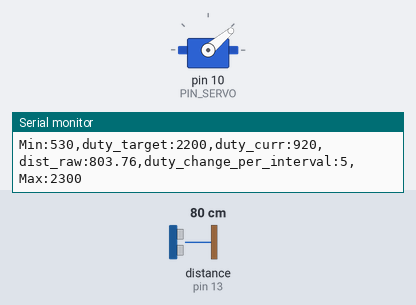
A sketch run on a simulated Arduino Uno, built with avr-gcc and run on an emulated ATmega328P. Shown: servo, the last lines printed to the serial monitor. Wiring (inferred from the names in the program): ultrasonic range finder: trigger pin 12; echo pin 13. The test bench sets the inputs (shaded band); at power-on: distance to the obstacle (sensor on pin 13) 80 cm. The echo pulse lasts 58.3 µs per cm.

Above: at 1.2 s.
1.3 s: distance to the obstacle (sensor on pin 13) set to 120 cm
At 2.74 s:
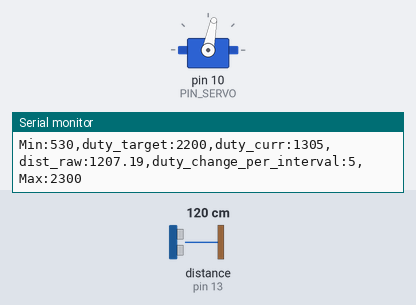
4.3 s: distance to the obstacle (sensor on pin 13) set to 250 cm
At 4.66 s:
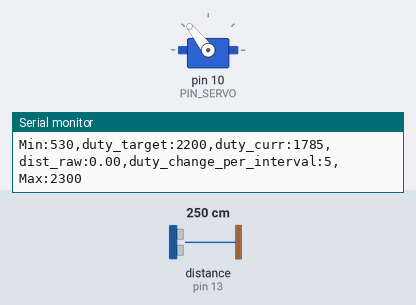
Timing chart, 0 to 13.3 s (numbered marks = the images above; inputs shaded):
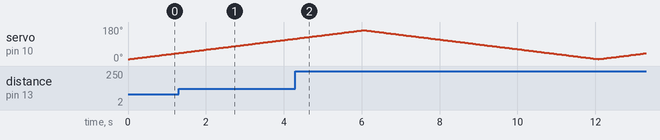

The sketch:

13_example_1.ino
```cpp
#include <Servo.h>

// Arduino pin assignment
#define PIN_TRIG  12  // sonar sensor TRIGGER
#define PIN_ECHO  13  // sonar sensor ECHO
#define PIN_SERVO 10

// configurable parameters for sonar
#define SND_VEL 346.0     // sound velocity at 24 celsius degree (unit: m/sec)
#define PULSE_DURATION 10 // ultra-sound Pulse Duration (unit: usec)
#define _DIST_MIN 180.0   // minimum distance to be measured (unit: mm)
#define _DIST_MAX 360.0   // maximum distance to be measured (unit: mm)

#define TIMEOUT ((INTERVAL / 2) * 1000.0) // maximum echo waiting time (unit: usec)
#define SCALE (0.001 * 0.5 * SND_VEL) // coefficent to convert duration to distance

// configurable parameters for Servo
#define _DUTY_MIN 530  // servo full clock-wise position (0 degree)
#define _DUTY_NEU 1500 // servo neutral position (90 degree)
#define _DUTY_MAX 2300 // servo full counter-clockwise position (180 degree)

#define _POS_START (_DUTY_MIN + 100)    // servo start position
#define _POS_END   (_DUTY_MAX - 100)    // servo end position

#define _SERVO_SPEED 30 // servo angular speed (unit: degree/sec)

// Loop Interval
#define INTERVAL 20     // servo update interval (unit: msec)  <- 10, 20, 100, 5, 2, 1 로 바꿔가며 관찰

// global variables
unsigned long last_sampling_time; // unit: msec

Servo myservo;

int duty_change_per_interval; // maximum duty difference per interval
int duty_target;    // Target duty time
int duty_curr;      // Current duty time

int toggle_interval, toggle_interval_cnt;

void setup() {
  // initialize GPIO pins
  pinMode(PIN_TRIG, OUTPUT);  // sonar TRIGGER
  pinMode(PIN_ECHO, INPUT);   // sonar ECHO
  digitalWrite(PIN_TRIG, LOW);  // turn-off Sonar

  myservo.attach(PIN_SERVO, _DUTY_MIN, _DUTY_MAX);

  duty_target = duty_curr = _POS_START;
  myservo.writeMicroseconds(duty_curr);

  // initialize serial port
  Serial.begin(57600);  // <----- baud rate (2400, 9600, 19200, 57600, 115200 으로 바꿔가며 관찰)

  // convert angular velocity into duty change per interval.
  duty_change_per_interval =
    (float)(_DUTY_MAX - _DUTY_MIN) * (_SERVO_SPEED / 180.0) * (INTERVAL / 1000.0);

  Serial.print("duty_change_per_interval:");
  Serial.println(duty_change_per_interval);

  // initialize variables for servo update.
  toggle_interval = (180.0 / _SERVO_SPEED) * 1000 / INTERVAL;
  toggle_interval_cnt = toggle_interval;

  // initialize last sampling time
  last_sampling_time = 0;
}

void loop() {
  float  dist_raw;

  // wait until next sampling time.
  if (millis() < (last_sampling_time + INTERVAL))
    return;

  dist_raw = USS_measure(PIN_TRIG, PIN_ECHO); // read distance

  // adjust duty_curr toward duty_target by duty_change_per_interval
  if (duty_target > duty_curr) {
    duty_curr += duty_change_per_interval;
    if (duty_curr > duty_target)
        duty_curr = duty_target;
  } else {
    duty_curr -= duty_change_per_interval;
    if (duty_curr < duty_target)
      duty_curr = duty_target;
  }

  // update servo position
  myservo.writeMicroseconds(duty_curr);

  // output the read value to the serial port
  Serial.print("Min:");                        Serial.print(_DUTY_MIN);
  Serial.print(",duty_target:");               Serial.print(duty_target);
  Serial.print(",duty_curr:");                 Serial.print(duty_curr);
  Serial.print(",dist_raw:");                  Serial.print(dist_raw);
  Serial.print(",duty_change_per_interval:");  Serial.print(duty_change_per_interval);
  Serial.print(",Max:");                       Serial.println(_DUTY_MAX);

  // toggle duty_target between _POS_START and _POS_END.
  if (toggle_interval_cnt >= toggle_interval) {
    toggle_interval_cnt = 0;
    if (duty_target == _POS_START)
      duty_target = _POS_END;
    else
      duty_target = _POS_START;
  } else {
    toggle_interval_cnt++;
  }

  // update last sampling time
  last_sampling_time += INTERVAL;
}

// get a distance reading from USS. return value is in millimeter.
float USS_measure(int TRIG, int ECHO)
{
  digitalWrite(TRIG, HIGH);
  delayMicroseconds(PULSE_DURATION);
  digitalWrite(TRIG, LOW);

  return pulseIn(ECHO, HIGH, TIMEOUT) * SCALE; // unit: mm
}
```
